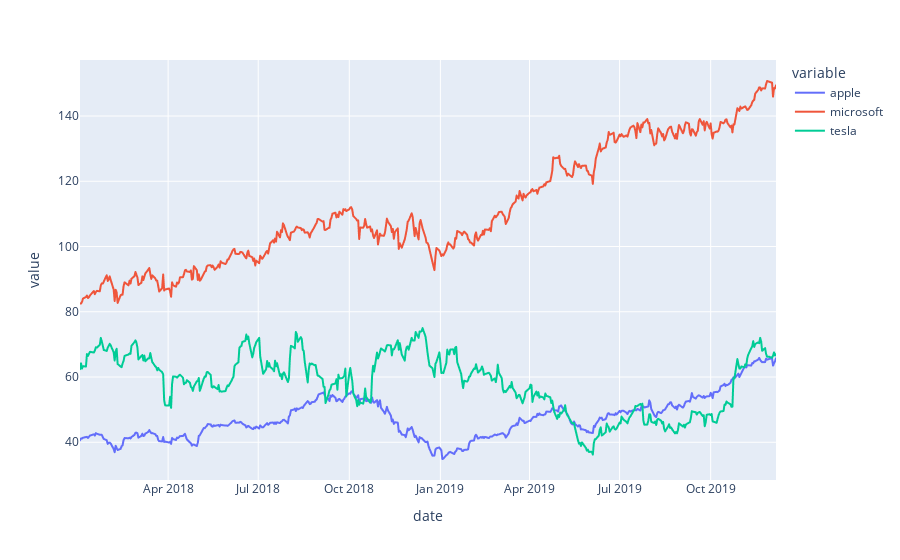

The notebook cell this image was saved under:
### Code cell
import plotly.express as px
fig = px.line(df, x='date', y=['apple','microsoft','tesla'])
fig.show()

### Figure 1 — Plotly figure (JSON) as saved in the notebook; plotly's stock layout.template omitted (floating-point values rounded to 4 significant figures; data arrays with more than 128 entries replaced by an {"elided": "..."} marker saying what was removed)
{"data": [{"hovertemplate": "variable=apple<br>date=%{x}<br>value=%{y}<extra></extra>", "legendgroup": "apple", "line": {"color": "#636efa", "dash": "solid"}, "mode": "lines", "name": "apple", "showlegend": true, "type": "scattergl", "x": {"elided": "487 str values"}, "xaxis": "x", "y": {"elided": "487 float values"}, "yaxis": "y"}, {"hovertemplate": "variable=microsoft<br>date=%{x}<br>value=%{y}<extra></extra>", "legendgroup": "microsoft", "line": {"color": "#EF553B", "dash": "solid"}, "mode": "lines", "name": "microsoft", "showlegend": true, "type": "scattergl", "x": {"elided": "487 str values"}, "xaxis": "x", "y": {"elided": "487 float values"}, "yaxis": "y"}, {"hovertemplate": "variable=tesla<br>date=%{x}<br>value=%{y}<extra></extra>", "legendgroup": "tesla", "line": {"color": "#00cc96", "dash": "solid"}, "mode": "lines", "name": "tesla", "showlegend": true, "type": "scattergl", "x": {"elided": "487 str values"}, "xaxis": "x", "y": {"elided": "487 float values"}, "yaxis": "y"}], "layout": {"legend": {"title": {"text": "variable"}, "tracegroupgap": 0}, "margin": {"t": 60}, "xaxis": {"anchor": "y", "domain": [0, 1], "title": {"text": "date"}}, "yaxis": {"anchor": "x", "domain": [0, 1], "title": {"text": "value"}}}}
